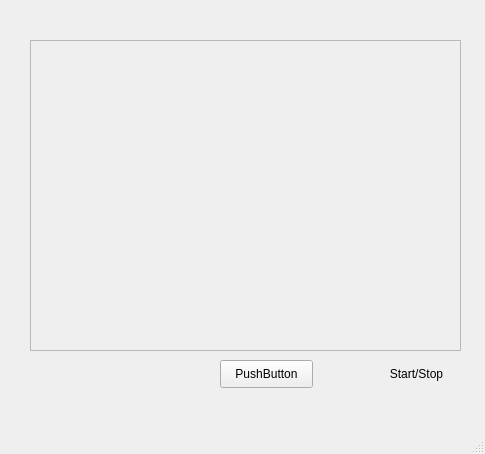
<?xml version="1.0" encoding="UTF-8"?>
<ui version="4.0">
 <class>MainWindow</class>
 <widget class="QMainWindow" name="MainWindow">
  <property name="geometry">
   <rect>
    <x>0</x>
    <y>0</y>
    <width>485</width>
    <height>454</height>
   </rect>
  </property>
  <property name="acceptDrops">
   <bool>false</bool>
  </property>
  <property name="windowTitle">
   <string>Support Application</string>
  </property>
  <widget class="QWidget" name="centralwidget">
   <property name="focusPolicy">
    <enum>Qt::StrongFocus</enum>
   </property>
   <widget class="QFrame" name="frame">
    <property name="geometry">
     <rect>
      <x>30</x>
      <y>40</y>
      <width>431</width>
      <height>311</height>
     </rect>
    </property>
    <property name="frameShape">
     <enum>QFrame::StyledPanel</enum>
    </property>
    <property name="frameShadow">
     <enum>QFrame::Raised</enum>
    </property>
   </widget>
   <widget class="QPushButton" name="pushButton">
    <property name="geometry">
     <rect>
      <x>370</x>
      <y>360</y>
      <width>93</width>
      <height>28</height>
     </rect>
    </property>
    <property name="sizePolicy">
     <sizepolicy hsizetype="Fixed" vsizetype="Fixed">
      <horstretch>0</horstretch>
      <verstretch>0</verstretch>
     </sizepolicy>
    </property>
    <property name="font">
     <font>
      <stylestrategy>PreferDefault</stylestrategy>
     </font>
    </property>
    <property name="mouseTracking">
     <bool>false</bool>
    </property>
    <property name="tabletTracking">
     <bool>false</bool>
    </property>
    <property name="acceptDrops">
     <bool>false</bool>
    </property>
    <property name="autoFillBackground">
     <bool>false</bool>
    </property>
    <property name="locale">
     <locale language="English" country="UnitedStates"/>
    </property>
    <property name="text">
     <string>Start/Stop</string>
    </property>
    <property name="autoRepeat">
     <bool>true</bool>
    </property>
    <property name="autoExclusive">
     <bool>true</bool>
    </property>
    <property name="autoDefault">
     <bool>true</bool>
    </property>
    <property name="default">
     <bool>false</bool>
    </property>
    <property name="flat">
     <bool>true</bool>
    </property>
   </widget>
   <widget class="QPushButton" name="pushButton_2">
    <property name="geometry">
     <rect>
      <x>220</x>
      <y>360</y>
      <width>93</width>
      <height>28</height>
     </rect>
    </property>
    <property name="text">
     <string>PushButton</string>
    </property>
   </widget>
  </widget>
  <widget class="QMenuBar" name="menubar">
   <property name="geometry">
    <rect>
     <x>0</x>
     <y>0</y>
     <width>485</width>
     <height>26</height>
    </rect>
   </property>
  </widget>
  <widget class="QStatusBar" name="statusbar"/>
 </widget>
 <resources/>
 <connections/>
</ui>
